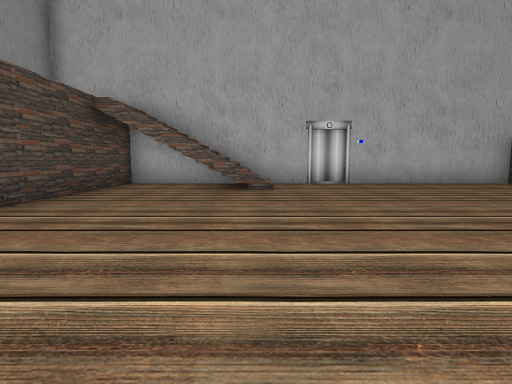
View 1 (above)

13 first-person views from a walk through a 3-D level made in the Unity game engine. The camera is 1.3 m above the floor, tilts 6° down and sees 80° across. The floor is counted in squares, 2 m on a side. Each view is taken from the middle of a square. On the plan, view 1 faces up. The plan holds only what a view shows up to about 10 squares ahead; the rest is blank. The place goes on beyond the plan. The player is left out. Some surface patterns are stand-ins.

View 2
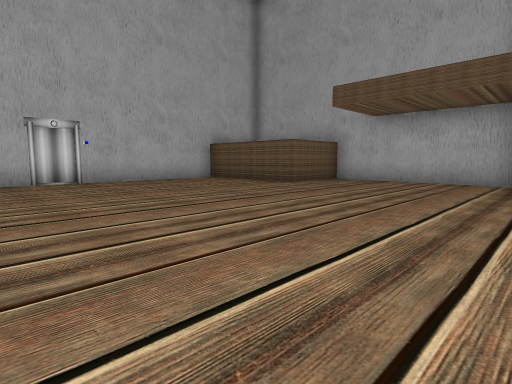

View 3
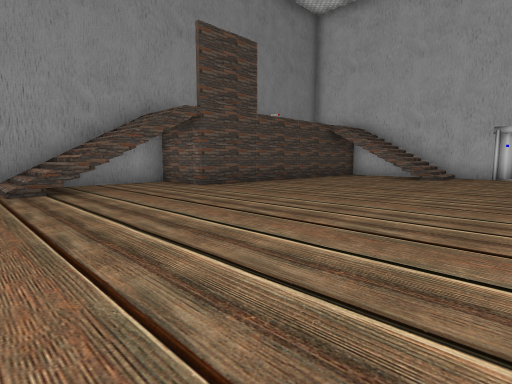

View 4
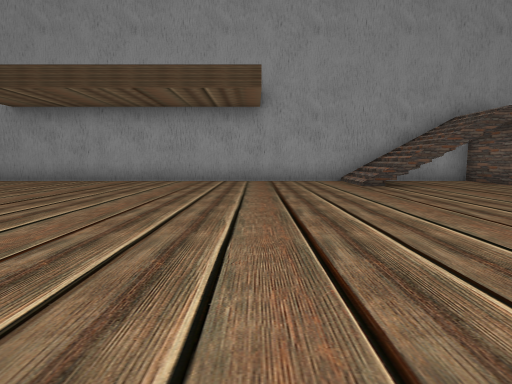

View 5
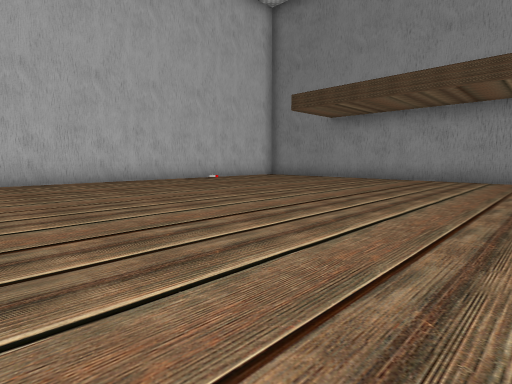

View 6
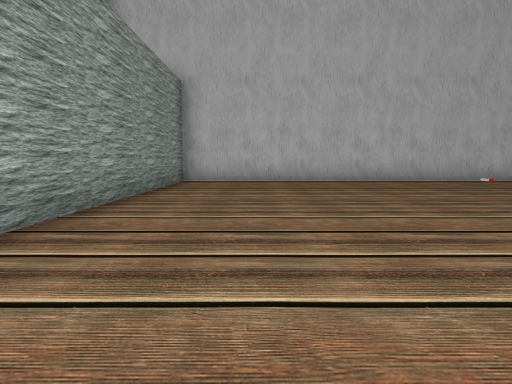

View 7
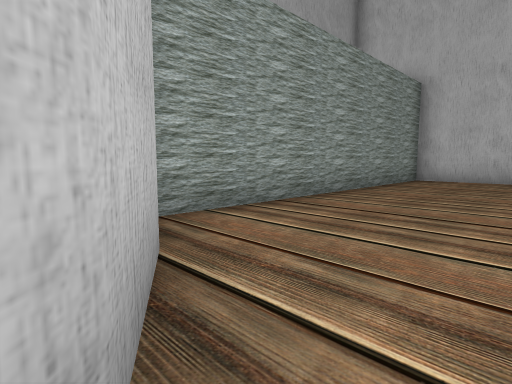

View 8
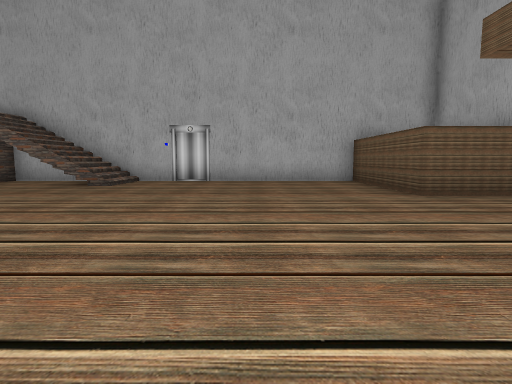

View 9
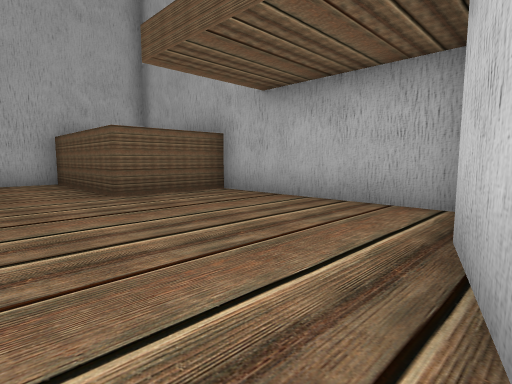

View 10
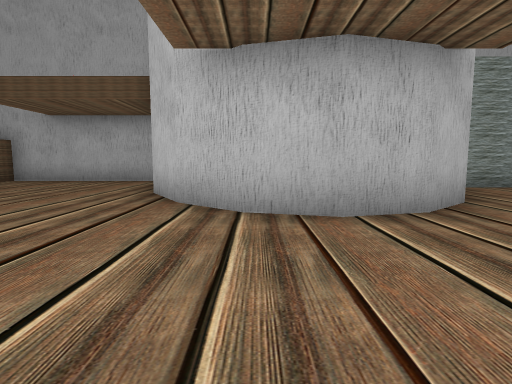

View 11
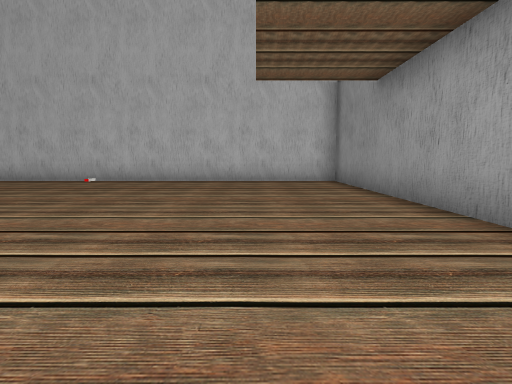

View 12
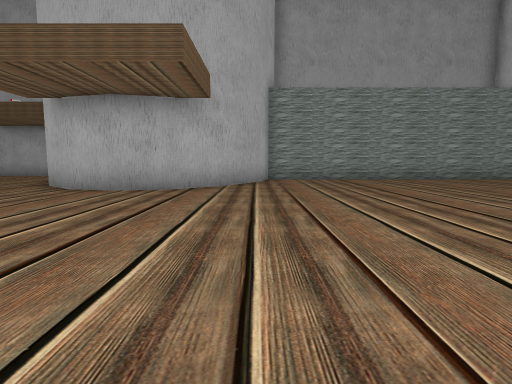

View 13
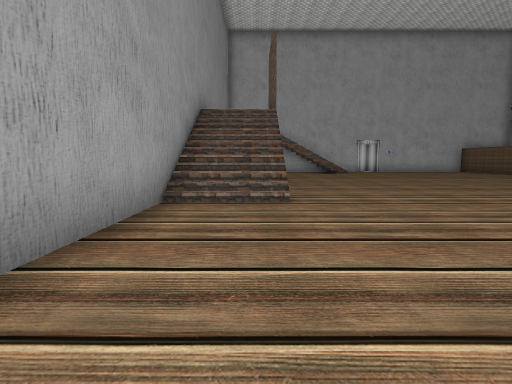

### Floor plan
Key: @ floor where view 1 was taken; # wall or solid block; . floor; / step, stairs or slope; E elevator; O other object.
Columns run from 6 left of view 1 to 10 right of it. Each row starts with its distance up from view 1.
 10         E
  9   ######E#####
  8   #. //......#
  7   #. //......#
  6   #..........#
  5   #..........####
  4   #.............#
  3   #.............#
  2   #.............#
  1 ###.............#
  0 #.....@.........#
 -1 ##/.........###
 -2 #//........##
 -3 #//.......##
 -4 #.........#
 -5 #.........##
 -6 #..........##
 -7 #...........###
 -8 #.............#
 -9 #.............#
-10 #.............#
-11 #.............#
-12 #.............#
-13 #.....O.......#
-14 #.............#
-15 #.............#
-16 #.............#
-17 ###############

Where each view was taken, in squares from view 1:
view 1: 0 up, 0 right, facing up
view 2: 1 down, 0 right, facing up-right
view 3: 4 down, 3 right, facing up-left
view 4: 6 down, 4 right, facing left
view 5: 7 down, 5 right, facing down-left
view 6: 7 down, 5 right, facing down
view 7: 6 down, 4 right, facing down-right
view 8: 1 down, 4 right, facing up
view 9: 1 down, 5 right, facing up-right
view 10: 3 down, 0 right, facing right
view 11: 7 down, 3 left, facing down
view 12: 7 down, 3 left, facing right
view 13: 8 down, 4 left, facing up
